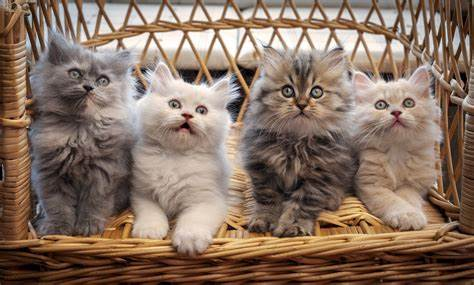
#> input picture Photos/cat.jpg, 474 x 285 px
$ python histogramCompute.py
#> lines starting #> are read from the running program, lines starting #| are printed output that depends on the picture
"""
Histogram allows a visualization of the distribution of pixel intensity of an image
Histogram can be used on both grayscale and RGB image
"""

import cv2 as cv
import matplotlib.pyplot as plt #used for creating plots and visualizations.
import numpy as np

img = cv.imread('Photos/cat.jpg')
#> img is the input picture: shape (285, 474, 3); mean B, G, R 98.4, 113.5, 136
cv.imshow('imgWindow', img)


#************* display historgram on an entire image **************#
gray = cv.cvtColor(img, cv.COLOR_BGR2GRAY)
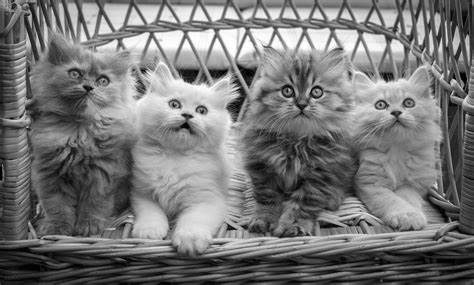
#> gray: shape (285, 474); min 0, max 255, mean 118.5
cv.imshow('Gray', gray)
"""
1) gray_hist = cv.calcHist([gray], [0], None, [256], [0,256]) :
   - [gray]: gray is the image that I want to process, allows pass in multiple images at the same time
   - [0]: channel index, 0 indicates the first channel, which is the only channel in a grayscale image.
   - None: The mask is none, means the histogram is calculated for the entire image. Pass in a mask, to specify if I
     want to compute histogram on a specific part of an image
   - [256]: The number of bins. Here, 256 bins represent the range of possible pixel values (0-255).
   - [0, 256]: The range of pixel values to consider. 0 to 256 covers all possible values for an 8-bit image.

2) plt.figure(): Creates a new figure for plotting. Plot, in the context of data visualization, is a graphical representation of data.

3) plt.plot(gray_hist): gray_hist contains the frequency of each pixel intensity.

4) plt.xlim([0, 256]): Sets the limits of the x-axis from 0 to 256, covering all possible pixel values.
"""
# [28 lines of commented-out code are left out]
"""
1) colors = ('b','g','r'): The colors ('b', 'g', 'r') are understood by Matplotlib, not OpenCV. The color parameter
   in the plt.plot function is used by Matplotlib to set the color of the plotted line. These color codes are
   standard shorthand notations in Matplotlib for blue, green, and red, respectively.

2) for i, col in enumerate(colors):
   - The "enumerate" function:
        ### colors = ['red', 'green', 'blue']
        ### for index, color in enumerate(colors):
        ### print(index, color)
        # Output: 0 red
                  1 green
                  2 blue
    If I don't specify the index start, by default is 0.
    I can also specify the index start:
        ### colors = ['red', 'green', 'blue']
        ### for index, color in enumerate(colors, start=1):
        ### print(index, color)
        # Output: 1 red
                  2 green
                  3 blue

    - hence, i refers to the index, col refers to the value

1) The "color" parameter is a predefined keyword argument in the Matplotlib plot function that specifies the color
    of the line in the plot.
  has multiple channels, hence pass in i
"""
# [13 lines of commented-out code are left out]
blank = np.zeros(img.shape[:2], dtype='uint8')
circle = cv.circle(blank.copy(), (img.shape[1]//2, img.shape[0]//2), 100, 255, -1)
mask = cv.bitwise_and(img, img, mask=circle) # the sole purpose of this is to visualize the "mask"
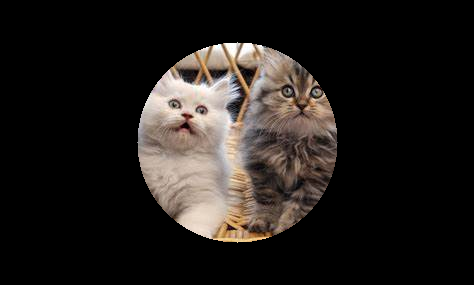
#> mask: shape (285, 474, 3); mean B, G, R 27.2, 30.1, 34.3
cv.imshow('maskWin', mask)

plt.figure()
plt.title('Color histogram for an image with masking')
plt.xlabel('Bins')  # the label for x axis
plt.ylabel('# of pixels')
colors = ('b','g','r')
for i, col in enumerate(colors):
    color_hist = cv.calcHist([img], [i], circle, [256], [0,256]) # denote: I want to calculate histogram on the
                                        #original image with the circle as a mask. Will not use "mask" from line 103
                                        #to replace "circle".
    plt.plot(color_hist, color=col)
    plt.xlim([0, 256])
plt.show()
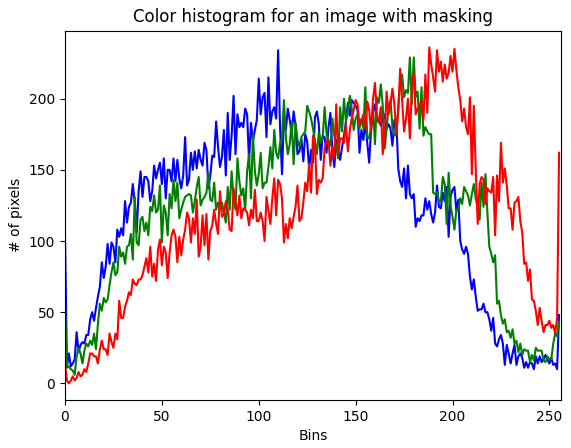
#> figure drawn by matplotlib, 1 panel; curve peaks at x = 110, y = 234; curve peaks at x = 178, y = 229; curve peaks at x = 188, y = 236

cv.waitKey(0)

$ run again, with Photos/deer.jpg copied over Photos/cat.jpg
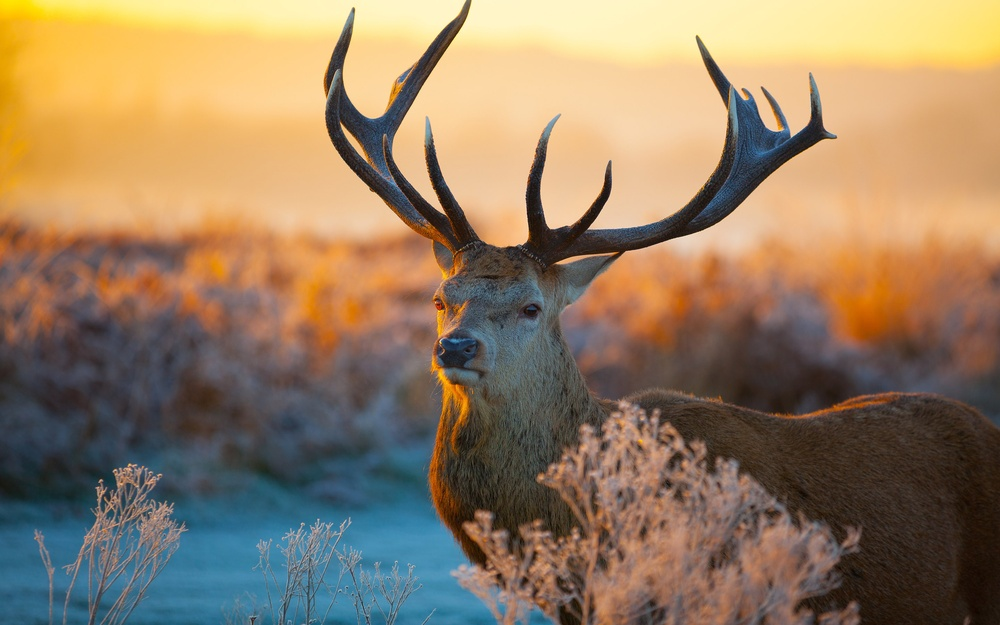
#> input picture Photos/deer.jpg, 1000 x 625 px, shrunk from 2880 x 1800 before the run
#> img is the input picture: shape (625, 1000, 3); mean B, G, R 98, 125.2, 148.1
#> `mask = cv.bitwise_and(img, img, mask=circle) # the sole purpose of thi..`:
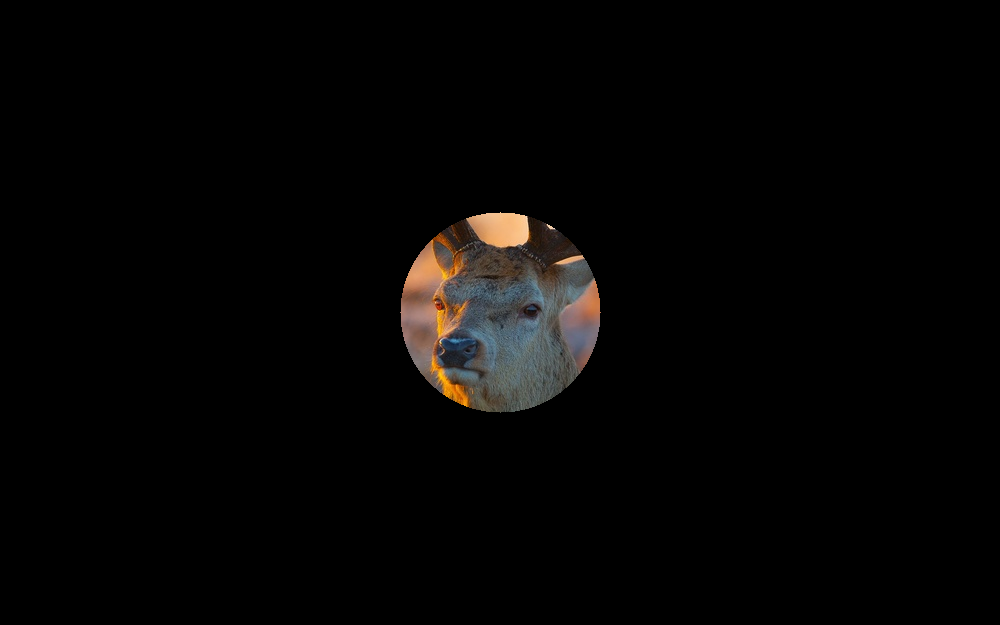
#> mask: shape (625, 1000, 3); mean B, G, R 4.1, 4.7, 5.5
#> `plt.show()`:
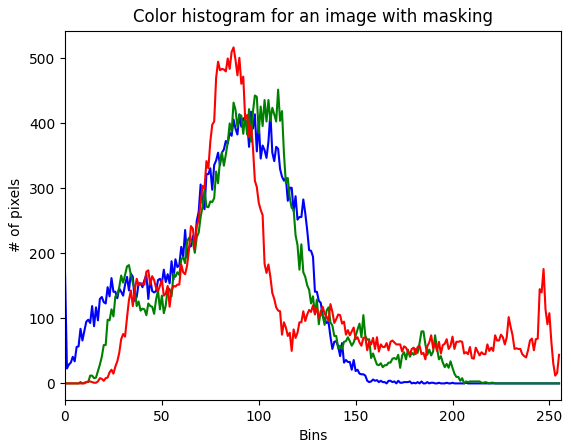
#> figure drawn by matplotlib, 1 panel; curve peaks at x = 96, y = 418; curve peaks at x = 110, y = 452; curve peaks at x = 87, y = 517

$ run again, with Photos/fox.jpg copied over Photos/cat.jpg
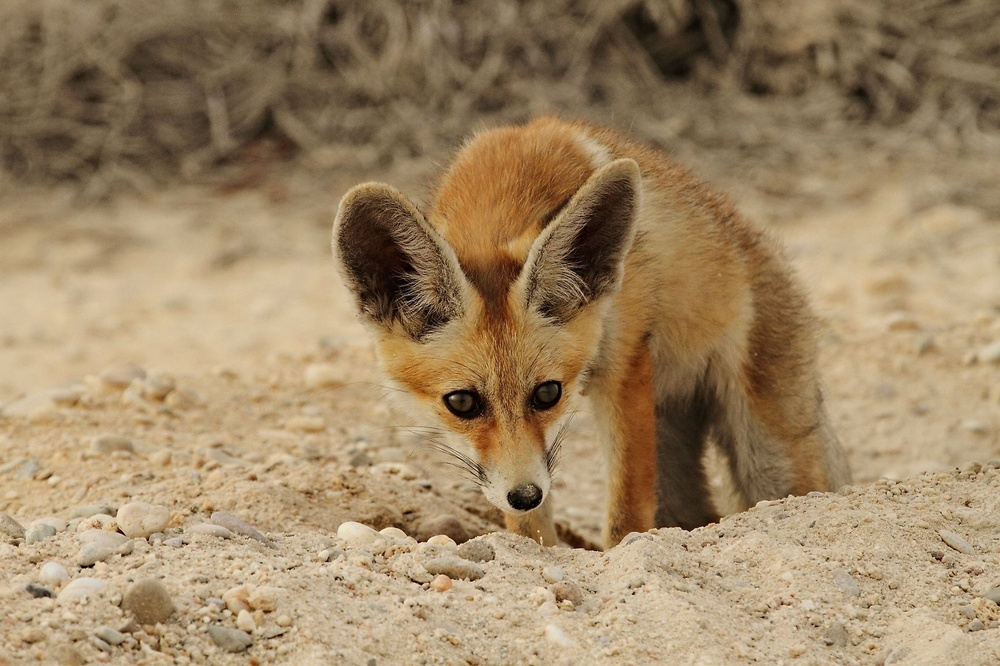
#> input picture Photos/fox.jpg, 1000 x 666 px, shrunk from 2200 x 1466 before the run
#> img is the input picture: shape (666, 1000, 3); mean B, G, R 101.1, 134, 157.9
#> `mask = cv.bitwise_and(img, img, mask=circle) # the sole purpose of thi..`:
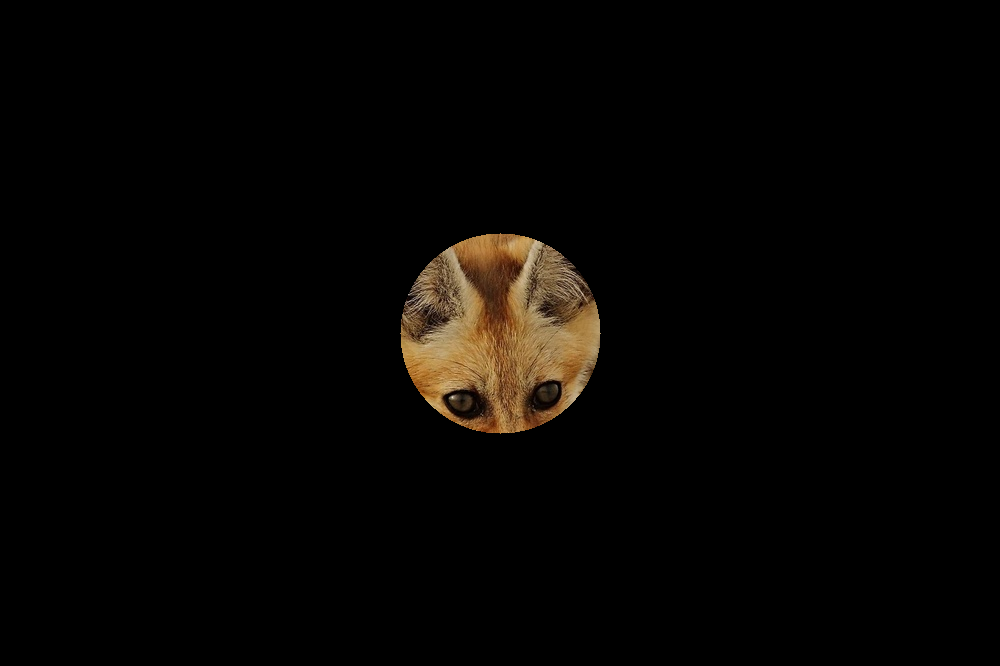
#> mask: shape (666, 1000, 3); mean B, G, R 2.8, 4.7, 6.4
#> `plt.show()`:
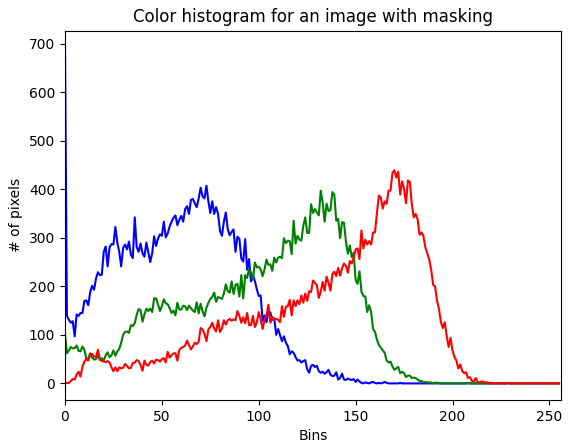
#> figure drawn by matplotlib, 1 panel; curve peaks at x = 0, y = 692; curve peaks at x = 132, y = 397; curve peaks at x = 170, y = 439

$ run again, with Photos/leopard.jpg copied over Photos/cat.jpg
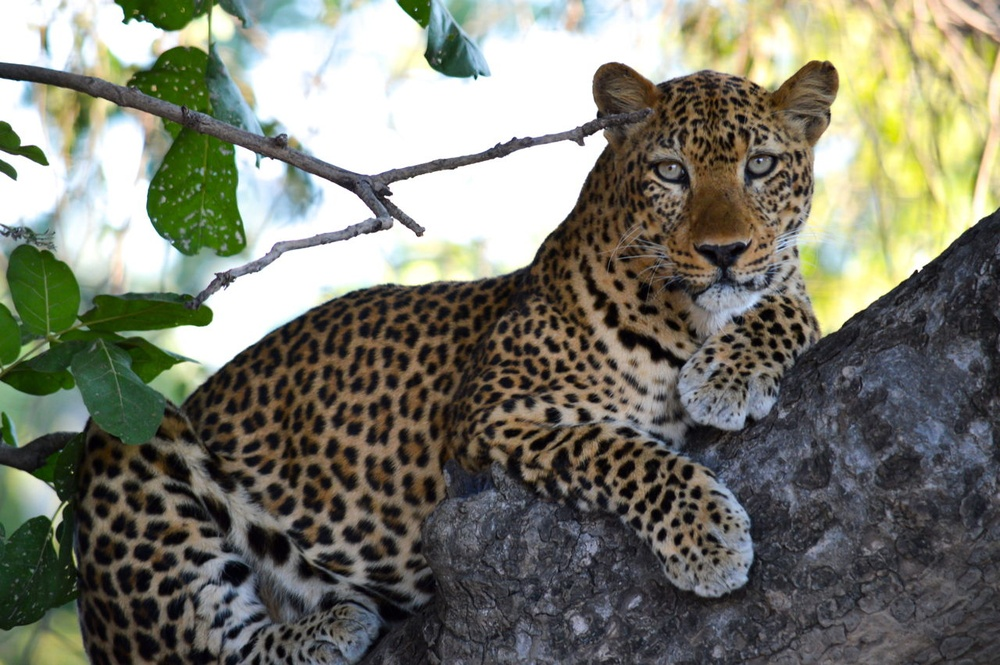
#> input picture Photos/leopard.jpg, 1000 x 665 px, shrunk from 1280 x 851 before the run
#> img is the input picture: shape (665, 1000, 3); mean B, G, R 108.8, 121.7, 121.1
#> `mask = cv.bitwise_and(img, img, mask=circle) # the sole purpose of thi..`:
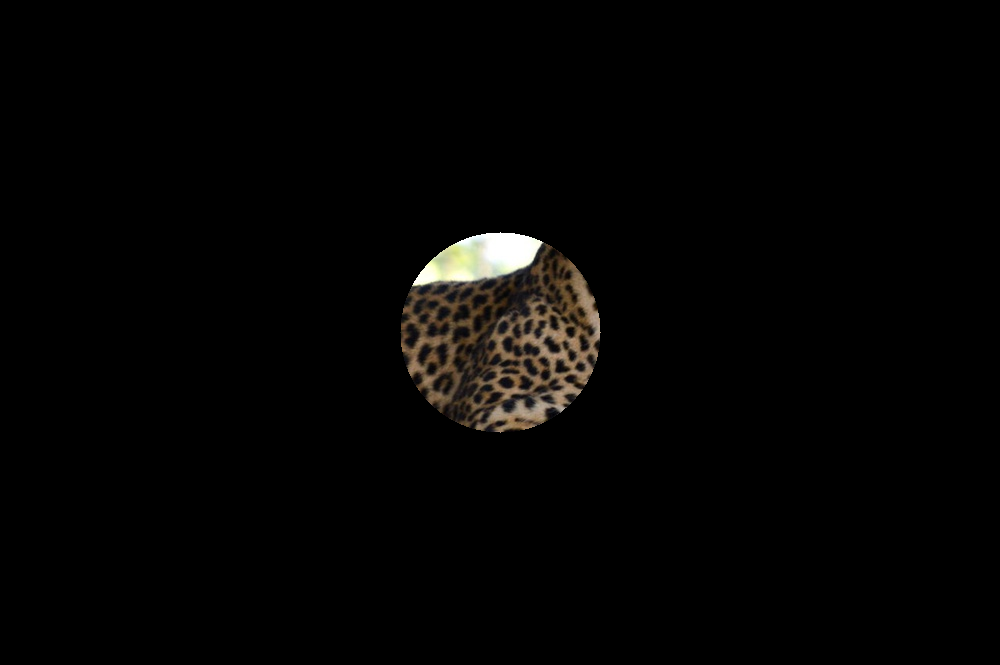
#> mask: shape (665, 1000, 3); mean B, G, R 3.3, 4.1, 4.6
#> `plt.show()`:
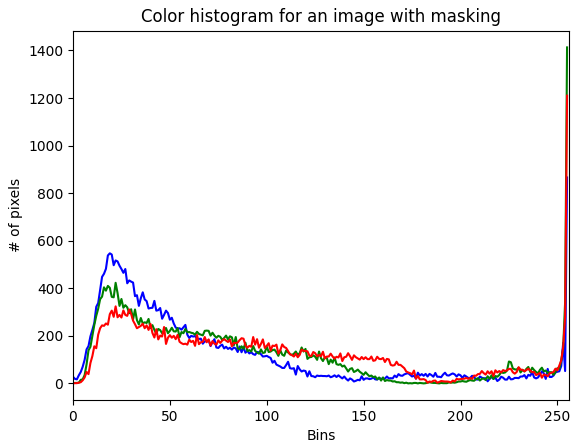
#> figure drawn by matplotlib, 1 panel; curve peaks at x = 255, y = 866; curve peaks at x = 255, y = 1413; curve peaks at x = 255, y = 1210
